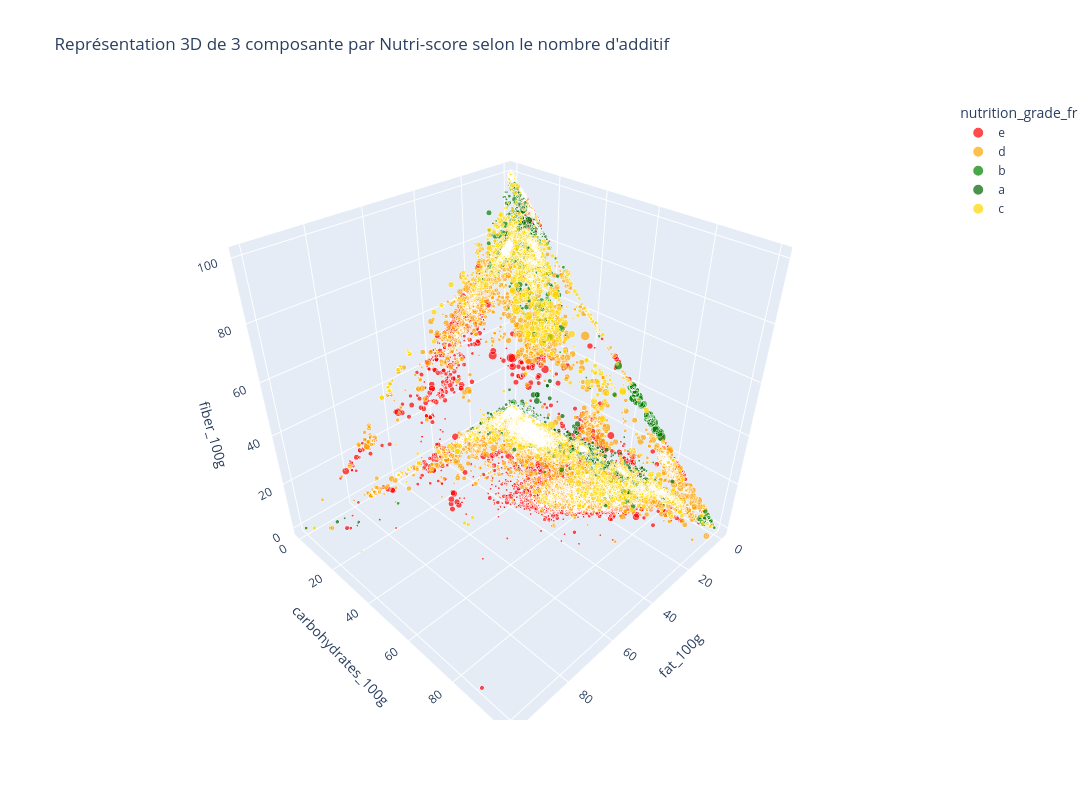

Write notebook code for a chart like this one.
### Code cell
fig = px.scatter_3d(df,
                 width=1600,
                 height=800,
                 x="fat_100g",
                 y="carbohydrates_100g",
                 z="fiber_100g",
                 size='additives_n',
                 hover_data=['nutrition_score_fr_100g'],
                 color_discrete_sequence=["red", "orange", "green", "darkgreen", "gold"],
                 color='nutrition_grade_fr',
                 title="Représentation 3D de 3 composante par Nutri-score selon le nombre d'additif",
                 )
fig.show()

### Figure 1 — Plotly figure (JSON) as saved in the notebook; plotly's stock layout.template omitted (floating-point values rounded to 4 significant figures; data arrays with more than 128 entries replaced by an {"elided": "..."} marker saying what was removed)
{"data": [{"customdata": {"elided": "5243x1 float values"}, "hovertemplate": "nutrition_grade_fr=e<br>fat_100g=%{x}<br>carbohydrates_100g=%{y}<br>fiber_100g=%{z}<br>additives_n=%{marker.size}<br>nutrition_score_fr_100g=%{customdata[0]}<extra></extra>", "legendgroup": "e", "marker": {"color": "red", "size": {"elided": "5243 float values"}, "sizemode": "area", "sizeref": 0.0775, "symbol": "circle"}, "mode": "markers", "name": "e", "scene": "scene", "showlegend": true, "type": "scatter3d", "x": {"elided": "5243 float values"}, "y": {"elided": "5243 float values"}, "z": {"elided": "5243 float values"}}, {"customdata": {"elided": "7415x1 float values"}, "hovertemplate": "nutrition_grade_fr=d<br>fat_100g=%{x}<br>carbohydrates_100g=%{y}<br>fiber_100g=%{z}<br>additives_n=%{marker.size}<br>nutrition_score_fr_100g=%{customdata[0]}<extra></extra>", "legendgroup": "d", "marker": {"color": "orange", "size": {"elided": "7415 float values"}, "sizemode": "area", "sizeref": 0.0775, "symbol": "circle"}, "mode": "markers", "name": "d", "scene": "scene", "showlegend": true, "type": "scatter3d", "x": {"elided": "7415 float values"}, "y": {"elided": "7415 float values"}, "z": {"elided": "7415 float values"}}, {"customdata": {"elided": "3837x1 float values"}, "hovertemplate": "nutrition_grade_fr=b<br>fat_100g=%{x}<br>carbohydrates_100g=%{y}<br>fiber_100g=%{z}<br>additives_n=%{marker.size}<br>nutrition_score_fr_100g=%{customdata[0]}<extra></extra>", "legendgroup": "b", "marker": {"color": "green", "size": {"elided": "3837 float values"}, "sizemode": "area", "sizeref": 0.0775, "symbol": "circle"}, "mode": "markers", "name": "b", "scene": "scene", "showlegend": true, "type": "scatter3d", "x": {"elided": "3837 float values"}, "y": {"elided": "3837 float values"}, "z": {"elided": "3837 float values"}}, {"customdata": {"elided": "5015x1 float values"}, "hovertemplate": "nutrition_grade_fr=a<br>fat_100g=%{x}<br>carbohydrates_100g=%{y}<br>fiber_100g=%{z}<br>additives_n=%{marker.size}<br>nutrition_score_fr_100g=%{customdata[0]}<extra></extra>", "legendgroup": "a", "marker": {"color": "darkgreen", "size": {"elided": "5015 float values"}, "sizemode": "area", "sizeref": 0.0775, "symbol": "circle"}, "mode": "markers", "name": "a", "scene": "scene", "showlegend": true, "type": "scatter3d", "x": {"elided": "5015 float values"}, "y": {"elided": "5015 float values"}, "z": {"elided": "5015 float values"}}, {"customdata": {"elided": "5848x1 float values"}, "hovertemplate": "nutrition_grade_fr=c<br>fat_100g=%{x}<br>carbohydrates_100g=%{y}<br>fiber_100g=%{z}<br>additives_n=%{marker.size}<br>nutrition_score_fr_100g=%{customdata[0]}<extra></extra>", "legendgroup": "c", "marker": {"color": "gold", "size": {"elided": "5848 float values"}, "sizemode": "area", "sizeref": 0.0775, "symbol": "circle"}, "mode": "markers", "name": "c", "scene": "scene", "showlegend": true, "type": "scatter3d", "x": {"elided": "5848 float values"}, "y": {"elided": "5848 float values"}, "z": {"elided": "5848 float values"}}], "layout": {"height": 800, "legend": {"itemsizing": "constant", "title": {"text": "nutrition_grade_fr"}, "tracegroupgap": 0}, "scene": {"domain": {"x": [0.0, 1.0], "y": [0.0, 1.0]}, "xaxis": {"title": {"text": "fat_100g"}}, "yaxis": {"title": {"text": "carbohydrates_100g"}}, "zaxis": {"title": {"text": "fiber_100g"}}}, "title": {"text": "Représentation 3D de 3 composante par Nutri-score selon le nombre d'additif"}, "width": 1600}}
